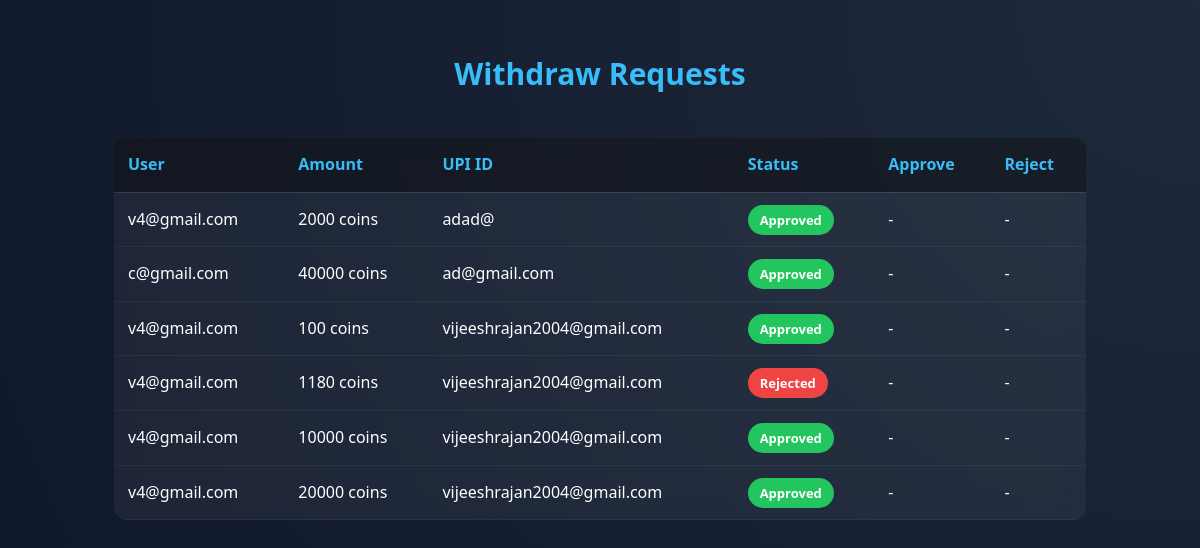
/dashboard/withdraws/ (signed in), run on the app's committed database.
### skillapp/models.py (models this page shows, shortened)
class WithdrawRequest(models.Model):
    STATUS_CHOICES = (
        ("Pending", "Pending"),
        ("Approved", "Approved"),
        ("Rejected", "Rejected"),
    )
    user = models.ForeignKey(User, on_delete=models.CASCADE)
    amount = models.IntegerField()
    upi_id = models.CharField(max_length=100)
    status = models.CharField(max_length=20, choices=STATUS_CHOICES, default="Pending")
    created_at = models.DateTimeField(auto_now_add=True)

### skillapp/views.py (the view)
# urls.py: path("dashboard/withdraws/", views.admin_withdraws, name="admin_withdraws"),
@login_required
def admin_withdraws(request):
    if not request.user.is_superuser:
        return redirect("home")
    withdraws = WithdrawRequest.objects.all().order_by("-created_at")
    return render(request, "admin_withdraws.html", {"withdraws": withdraws})

### skillapp/templates/admin_withdraws.html (shortened to what this page needs)
{% load static %}
<!DOCTYPE html>
<html>
<head>
    <link rel="stylesheet" href="{% static 'style.css' %}">
</head>
<body>
<section class="section">
    <h2 style="text-align:center;">Withdraw Requests</h2>
    <div class="admin-container">
        <table class="admin-table">
            <thead>
                <tr>
                    <th>User</th>
                    <th>Amount</th>
                    <th>UPI ID</th>
                    <th>Status</th>
                    <th>Approve</th>
                    <th>Reject</th>
                </tr>
            </thead>
            <tbody>
                {% for w in withdraws %}
                <tr>
                    <td>{{ w.user.username }}</td>
                    <td>{{ w.amount }} coins</td>
                    <td>{{ w.upi_id }}</td>
                    <td>
                        {% if w.status == "Pending" %}
                            <span class="badge warning">Pending</span>
                        {% elif w.status == "Approved" %}
                            <span class="badge success">Approved</span>
                        {% else %}
                            <span class="badge danger">Rejected</span>
                        {% endif %}
                    </td>
                    <td>
                        {% if w.status == "Pending" %}
                        <a href="{% url 'approve_withdraw' w.id %}" class="action-btn">
                            Approve
                        </a>
                        {% else %}
                        -
                        {% endif %}
                    </td>
                    <td>
                        {% if w.status == "Pending" %}
                        <a href="{% url 'reject_withdraw' w.id %}" class="delete-btn">
                            Reject
                        </a>
                        {% else %}
                        -
                        {% endif %}
                    </td>
                </tr>
                {% endfor %}
            </tbody>
        </table>
    </div>
</section>
</body>
</html>

### skillapp/static/style.css (style rules this page uses)
* { margin: 0; padding: 0; box-sizing: border-box; }
body { font-family: 'Segoe UI', sans-serif; min-height: 100vh; display: flex; flex-direction: column; color: white; background: linear-gradient(135deg, #0f2027, #203a43, #2c5364); }
:root { --primary: #38bdf8; --primary-dark: #0ea5e9; --bg-dark: #0f172a; --glass: rgba(255, 255, 255, 0.03); --glass-border: rgba(255, 255, 255, 0.1); }
body { background: radial-gradient(circle at top right, #1e293b, #0f172a); color: #f1f5f9; line-height: 1.6; }
.section { padding: 100px 10% 50px; }
.section h2 { font-size: 2.5rem; font-weight: 700; margin-bottom: 50px; text-align: center; }
.section { flex: 1; padding: 50px 60px; }
.section h2 { font-size: 30px; font-weight: 700; margin-bottom: 35px; color: #38bdf8; }
.admin-container { width: 90%; margin: 40px auto; }
.admin-table { width: 100%; border-collapse: collapse; background: rgba(255, 255, 255, 0.05); border-radius: 12px; overflow: hidden; backdrop-filter: blur(10px); }
.admin-table thead { background: rgba(0, 0, 0, 0.4); }
.admin-table th { padding: 14px; text-align: left; font-weight: 600; color: #38bdf8; border-bottom: 1px solid rgba(255,255,255,0.1); }
.admin-table td { padding: 14px; border-bottom: 1px solid rgba(255,255,255,0.05); color: white; }
.badge { padding: 6px 12px; border-radius: 20px; font-size: 13px; font-weight: 600; }
.badge.success { background: #22c55e; color: white; }
.badge.danger { background: #ef4444; color: white; }

### data on the page
WithdrawRequest: user.username "v4@gmail.com", amount "2000", upi_id "adad@", status "Approved"
WithdrawRequest: user.username "c@gmail.com", amount "40000", upi_id "ad@gmail.com", status "Approved"
WithdrawRequest: user.username "v4@gmail.com", amount "100", upi_id "vijeeshrajan2004@gmail.com", status "Approved"
WithdrawRequest: user.username "v4@gmail.com", amount "1180", upi_id "vijeeshrajan2004@gmail.com", status "Rejected"
WithdrawRequest: user.username "v4@gmail.com", amount "10000", upi_id "vijeeshrajan2004@gmail.com", status "Approved"
WithdrawRequest: user.username "v4@gmail.com", amount "20000", upi_id "vijeeshrajan2004@gmail.com", status "Approved"
